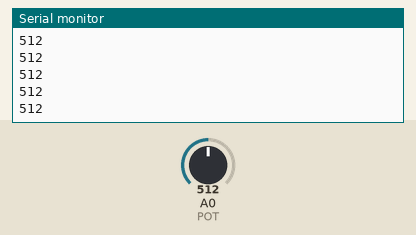
Recording of a sketch running on a simulated Arduino Uno, built with avr-gcc and run on an emulated ATmega328P. On the bench: the last lines printed to the serial monitor. The inputs (shaded band) are chosen by the test bench; at power-on: A0 (POT) = 512.

Above: at 1.2 s.
1.3 s: A0 (POT) set to 716
At 1.9 s:
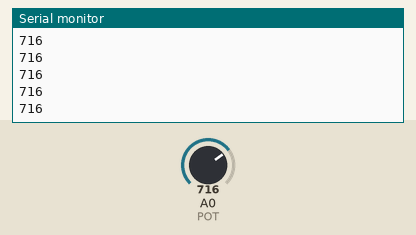
2.8 s: A0 (POT) set to 900
At 3.7 s:
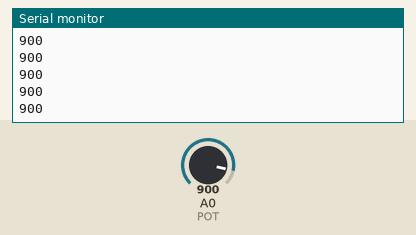
Timing chart, 0 to 5.8 s (numbered marks = the images above; inputs shaded):
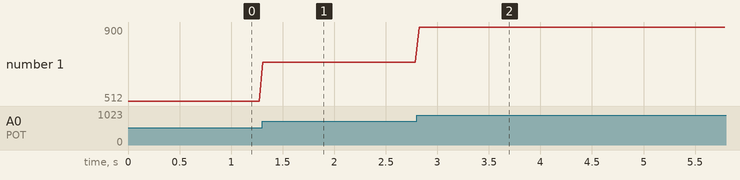

Measured:
- after the input at 1.3 s, the serial monitor: prints a new line at once (image 1)
- after the input at 2.8 s, the serial monitor: prints a new line at once (image 2)
- plotted number 1: 512 → 716 after the input at 1.3 s, 716 → 900 after the input at 2.8 s

The sketch:

Envio_Datos.ino
```cpp
#define POT A0
int sensorValue = 0;

void setup() {
  // initialize serial communications at 9600 bps:
  Serial.begin(9600);
}

void loop() {
  // read the analog in value:
  //float current = micros();
  int sensorValue = analogRead(POT);
  //
  Serial.println(sensorValue);
  delay(35);
  //float time = micros() - current;
  //Serial.println(time);
}
```
